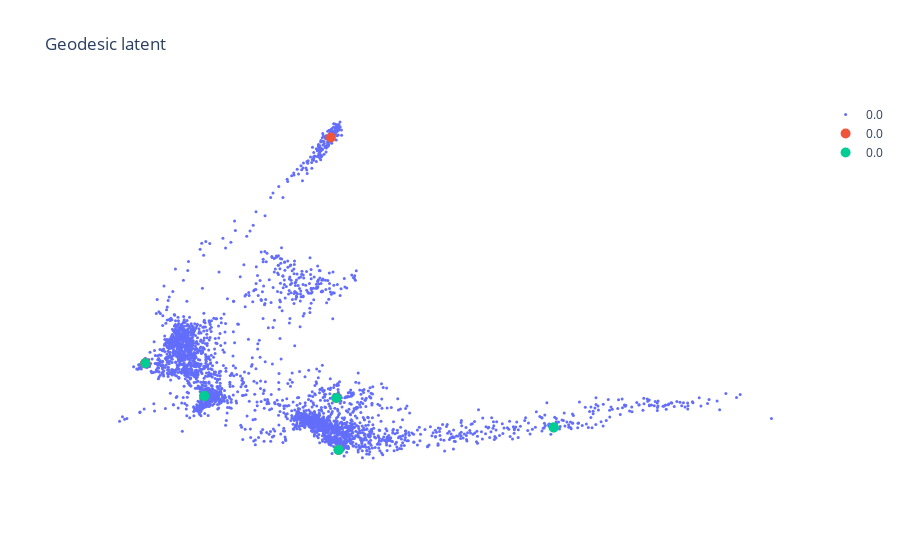

The code cell stored with this chart in its notebook:
### Code cell
# fig = scatter(zc, data['colors'], s=3)
fig = scatter(zc, s=3)
fig = scatter(z0.detach().cpu().numpy(), s=10, fig=fig)
fig = scatter(z1.detach().cpu().numpy(), s=10, fig=fig, title='Geodesic latent', white_bkgrnd=True, ticks=False)
fig.show()

### Figure 1 — Plotly figure (JSON) as saved in the notebook; plotly's stock layout.template omitted (floating-point values rounded to 4 significant figures; data arrays with more than 128 entries replaced by an {"elided": "..."} marker saying what was removed)
{"data": [{"marker": {"color": 0, "colorscale": [[0, "#440154"], [0.1111, "#482878"], [0.2222, "#3e4989"], [0.3333, "#31688e"], [0.4444, "#26828e"], [0.5556, "#1f9e89"], [0.6667, "#35b779"], [0.7778, "#6ece58"], [0.8889, "#b5de2b"], [1, "#fde725"]], "opacity": 1, "size": 3}, "mode": "markers", "name": "0.0", "type": "scatter", "x": {"elided": "3000 float values"}, "y": {"elided": "3000 float values"}}, {"marker": {"color": 0, "opacity": 1, "size": 10}, "mode": "markers", "name": "0.0", "type": "scatter", "x": [0.07643, -1.363, -1.363, -1.363, -0.9051, 0.1358, 0.118], "y": [3.2, -0.04021, -0.04021, -0.04021, -0.5116, -1.285, -0.5383]}, {"marker": {"color": 0, "opacity": 1, "size": 10}, "mode": "markers", "name": "0.0", "type": "scatter", "x": [-1.363, -0.9051, -0.9051, 0.118, 0.1358, 1.803, 1.803], "y": [-0.04021, -0.5116, -0.5116, -0.5383, -1.285, -0.9618, -0.9618]}], "layout": {"paper_bgcolor": "white", "plot_bgcolor": "white", "scene": {"xaxis": {"title": {"text": "X"}}, "yaxis": {"title": {"text": "Y"}}}, "showlegend": true, "title": {"text": "Geodesic latent"}, "xaxis": {"showgrid": false, "showline": false, "showticklabels": false, "ticks": "", "zeroline": false}, "yaxis": {"showgrid": false, "showline": false, "showticklabels": false, "ticks": "", "zeroline": false}}}
